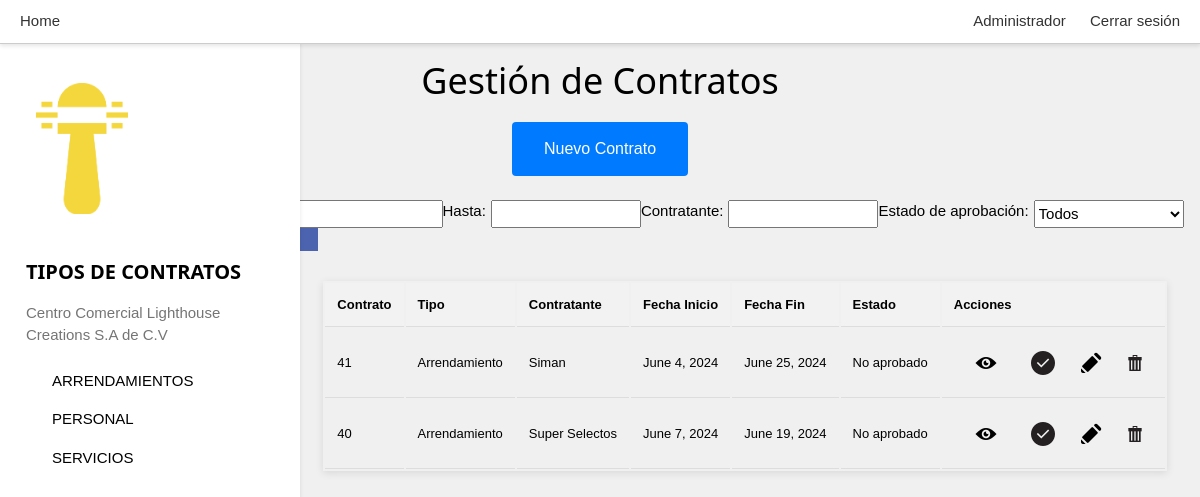
Page /contratos/arrendamiento/ (signed in) on the committed database.
### GestionContratos/models.py (models this page shows, shortened)
class ContratoArrendamiento(models.Model):
    contrato = models.OneToOneField(Contrato, on_delete=models.CASCADE, related_name='contratoArrendamientoDetalle') # contrato del que deriva
    contratante = models.ForeignKey('Sistema.Empresa', on_delete=models.CASCADE, related_name='contratosArrendamiento')
    reserva = models.ForeignKey('Sistema.Local', on_delete=models.PROTECT, related_name='contratosArrendamiento')
    tipo = models.CharField(max_length=20, default=TipoContrato.ARRENDAMIENTO.value, editable=False)

class Contrato(models.Model):
    contratoId = models.AutoField(primary_key=True) # ID del contrato
    fechaInicio = models.DateField() # Fecha de inicio
    fechaFin = models.DateField(null=True)
    aprobado = models.BooleanField()
    contenido = models.TextField()
    contratador = models.ForeignKey('Sistema.Empleado', on_delete=models.PROTECT, related_name='contratacionesEmpleado', blank=True) # Referencia al empleado que elabora el contrato
    archivo = models.URLField(null=True, blank=True)

### Sistema/models.py (models this page shows, shortened)
class Empresa(models.Model):
    empresaId = models.AutoField(primary_key=True)
    nombre = models.CharField(max_length=100)
    representante = models.ForeignKey(Persona, on_delete=models.CASCADE, related_name='empresasRepresentadas')

### GestionCentroComercial/utils.py (the view)
    def wrapper(request, *args, **kwargs):
        if request.user.is_authenticated:
            return view_func(request, *args, **kwargs)
        else:
            return redirect(reverse('login'))

### GestionContratos/forms.py
class FiltroContratosForm(forms.Form):
    desde = forms.DateField(label='Desde', required=False, widget=forms.DateInput(attrs={'class': 'datepicker','id':'form3'}))
    hasta = forms.DateField(label='Hasta', required=False, widget=forms.DateInput(attrs={'class': 'datepicker'}))
    contratante = forms.CharField(label='Contratante', max_length=100, required=False)
    vigencia = forms.ChoiceField(label='Estado de aprobación', choices=[('', 'Todos'), (True, 'Aprobados'), (False, 'No Aprobados')], required=False)

### GestionCentroComercial/utils.py (called while the page is built)
def checkAdmin(request):
    return request.user.groups.filter(name="Administrador").exists()

def requiereLogin(view_func):
    def wrapper(request, *args, **kwargs):
        if request.user.is_authenticated:
            return view_func(request, *args, **kwargs)
        else:
            return redirect(reverse('login'))
    return wrapper

### GestionContratos/views.py (called while the page is built, shortened)
@requiereLogin
def contratosArrendamiento(request):
    contratosA = ContratoArrendamiento.objects.all().order_by('-id')
    form = FiltroContratosForm(request.POST or None)
    return render(request, "contratosBase.html", {
        "contratos": contratosA,
        "form": form,
        'esAdministrador': checkAdmin(request),
        "userActual": request.user
    })

### GestionContratos/templates/contratosBase.html (shortened to what this page needs)
{% extends 'base.html' %}
{% block content %}
    <h1>Gestión de Contratos</h1>
    <nav class="w3-sidebar w3-collapse w3-white w3-animate-left" style="z-index:0;width:300px;" id="mySidebar"><br>
        <div class="w3-container">
          {% load static %}
          <img src="{% static 'css/logo.png' %}" style="width:45%;" class="w3-round"><br><br>
          <h4><b>TIPOS DE CONTRATOS</b></h4>
          <p class="w3-text-grey">Centro Comercial Lighthouse Creations S.A de C.V</p>
        </div>
        <div class="w3-bar-block">
          <a href="{% url 'contratosArrendamiento' %}" id="arrendamientosBtn" class="w3-bar-item w3-button w3-padding">ARRENDAMIENTOS</a>
          <a href="{% url 'contratosPersonal' %}" id="personalBtn" class="w3-bar-item w3-button w3-padding">PERSONAL</a>
          <a href="{% url 'contratosServicio' %}" id="serviciosBtn" class="w3-bar-item w3-button w3-padding">SERVICIOS</a>
        </div>
      </nav>
      <a href="{{ request.path }}crear/">
   <button type="button" class="boton-azul">Nuevo Contrato</button></a>
    <h2></h1>
    <form method="POST" class="form3">
        {{form}}
       <div>
            <button class="as">
            </button>
        </div>
    </form>
    <table class="tab">
        <thead>
            <tr>
                <th>Contrato</th>
                <th>Tipo</th>
                <th>Contratante</th>
                <th>Fecha Inicio</th>
                <th>Fecha Fin</th>
                <th>Estado</th>
                <th>Acciones</th>
            </tr>
        </thead>
        <tbody>
            {% for contrato in contratos %}
            <tr>
                <td>{{ contrato.contrato.contratoId }}</td>
                <td>{{ contrato.tipo }}</td>
                {% if contrato.tipo == "Empresa" or contrato.tipo == "Arrendamiento" %}
                <td>{{ contrato.contratante.nombre }}</td>
                {% else %}
                <td>{{ contrato.contratante.persona.nombre }}</td>
                {% endif %}
                <td>{{ contrato.contrato.fechaInicio }}</td>
                <td>{{ contrato.contrato.fechaFin }}</td>
                {% if contrato.contrato.aprobado %}
                    <td>Aprobado</td>
                {% else %}
                    <td>No aprobado</td>
                {% endif %}
                <td>
                    <a href="{% url 'verContrato' contrato.contrato.contratoId %}" id="spa">
                        <img src="{% static 'css/ver.png' %}" style="width:-5%;" class="w3-round"></a>
                    {% if esAdministrador %}
                        {% if contrato.contrato.aprobado %}
                            <a href="{% url 'desaprobarContrato' contrato.contrato.contratoId %}"><img src="{% static 'css/desaprobar.png' %}"  class="w3-round"></a>
                        {% else %}
                            <a href="{% url 'aprobarContrato' contrato.contrato.contratoId %}"><img src="{% static 'css/aprobar.png' %}"  class="w3-round"></a>
                        {% endif %}
                    {% endif %}
                    {% if esAdministrador %}
                        <a href="{% url 'editarContrato' contrato.contrato.contratoId %}"><img src="{% static 'css/editar.png' %}" class="w3-round"></a>
                        <a href="{% url 'eliminarContrato' contrato.contrato.contratoId %}"><img src="{% static 'css/eliminar.png' %}" class="w3-round"></a>
                    {% endif %}
                </td>
            </tr>
            {% endfor %}
        </tbody>
    </table>
{% endblock %}

### GestionContratos/static/css/stilo.css (style rules this page uses)
body { font-family: Arial, sans-serif; margin: 0; padding: 0; display: flex; flex-direction: column; align-items: center; background-color: #f0f0f0; }
body nav#mySidebar { align-self: flex-start;margin-top: 40px; }
nav { width: 100%; background-color: #fff; border-bottom: 1px solid #ccc; padding: 10px; box-shadow: 0 2px 4px rgba(0, 0, 0, 0.1); display: flex; justify-content: space-between; z-index: 5; }
nav a { text-decoration: none; color: #333; margin: 0 10px; }
.form3 { display: flex; flex-wrap: wrap; padding-left: 20%; }
.form3 > div { margin-right: 10px; margin-bottom: 10px; }
.form3 label { margin-right: 5px; }
.form3 input[type="text"], form select { width: 150px; }
.form3 button { padding: 0px 20px; background-color: #4c64af; color: white; border: none; cursor: pointer; }
.tab { margin: 20px 10px 20px 300px; font-size: 13px; text-align: left; box-shadow: 0 2px 8px rgba(0, 0, 0, 0.1); }
.tab th, td { padding: 12px; border-bottom: 1px solid #ddd; }
.tab th { background-color: #f2f2f2; }
a#spa { padding: 10px; }

### GestionContratos/static/css/w3.css (style rules this page uses)
html { box-sizing:border-box }
*,*:before,*:after { box-sizing:inherit }
html { -ms-text-size-adjust:100%;-webkit-text-size-adjust:100% }
body { margin:0 }
a { background-color:transparent }
b,strong { font-weight:bolder }
img { border-style:none }
button,input,select,textarea,optgroup { font:inherit;margin:0 }
button,input { overflow:visible }
button,select { text-transform:none }
button,[type=button],[type=reset],[type=submit] { -webkit-appearance:button }
html,body { font-family:Verdana,sans-serif;font-size:15px;line-height:1.5 }
html { overflow-x:hidden }
h1 { font-size:36px }
h2 { font-size:30px }
h4 { font-size:20px }
h1,h2,h3,h4,h5,h6 { font-family:"Segoe UI",Arial,sans-serif;font-weight:400;margin:10px 0 }
img { vertical-align:middle }
a { color:inherit }
.w3-btn,.w3-button { border:none;display:inline-block;padding:8px 16px;vertical-align:middle;overflow:hidden;text-decoration:none;color:inherit;background-color:inherit;text-align:center;cursor:pointer;white-space:nowrap }
.w3-btn,.w3-button { -webkit-touch-callout:none;-webkit-user-select:none;-khtml-user-select:none;-moz-user-select:none;-ms-user-select:none;user-select:none }
.w3-sidebar { height:100%;width:200px;background-color:#fff;position:fixed!important;z-index:1;overflow:auto }
.w3-bar-block .w3-bar-item { width:100%;display:block;padding:8px 16px;text-align:left;border:none;white-space:normal;float:none;outline:0 }
.w3-container:after,.w3-container:before,.w3-panel:after,.w3-panel:before,.w3-row:after,.w3-row:before,.w3-row-padding:after,.w3-row-padding:before, .w3-cell-row:before,.w3-cell-row:after,.w3-clear:after,.w3-clear:before,.w3-bar:before,.w3-bar:after { content:"";display:table;clear:both }
@media (min-width:993px) { .w3-sidebar.w3-collapse { display:block!important } }
.w3-round { padding: 10px; }
,.w3-round-medium { border-radius:4px }
.w3-container,.w3-panel { padding:0.01em 16px }
.w3-animate-left { position:relative;animation:animateleft 0.4s }
.w3-padding { padding:8px 16px!important }
.w3-white,.w3-hover-white:hover { color:#000!important;background-color:#fff!important }
.w3-text-grey,.w3-hover-text-grey:hover,.w3-text-gray,.w3-hover-text-gray:hover { color:#757575!important }
.w3-round,.w3-round-medium { border-radius:4px }
.boton-azul { background-color: #007BFF; border: none; color: white; padding: 15px 32px; text-align: center; text-decoration: none; display: inline-block; font-size: 16px; margin: 4px 2px; cursor: pointer; border-radius: 4px; transition: background-color 0.3s, transform 0.3s; }

### rows in the picture
ContratoArrendamiento: contrato.contratoId "41", tipo "Arrendamiento", contratante.nombre "Siman", contrato.fechaInicio "June 4, 2024", contrato.fechaFin "June 25, 2024", shows "No aprobado"
ContratoArrendamiento: contrato.contratoId "40", tipo "Arrendamiento", contratante.nombre "Super Selectos", contrato.fechaInicio "June 7, 2024", contrato.fechaFin "June 19, 2024", shows "No aprobado"
